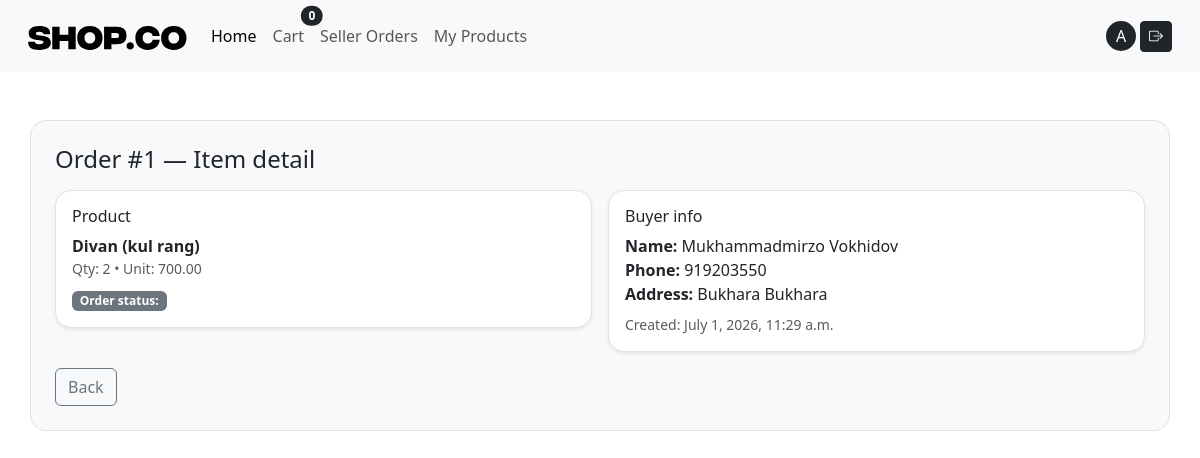
The page /seller/orders/item/1/ (signed in) on the database as committed earlier.
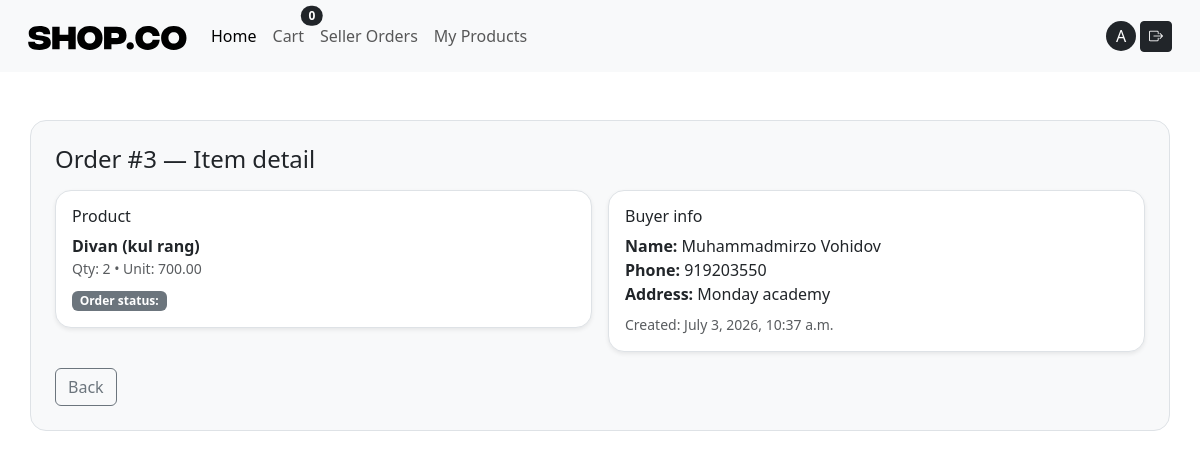
The same page on the database as committed later.
### orders/models.py (models this page shows, shortened)
class OrderItem(models.Model):
   STATUS_NEW = "new"  # yangi buyurtma
   STATUS_PROCESSING = "processing"  # tayyorlanmoqda
   STATUS_DELIVERED = "delivered"  # yetkazildi
   STATUS_CANCELED = "canceled"  # bekor qilindi
   STATUS_CHOICES = [
       (STATUS_NEW, "New"),
       (STATUS_PROCESSING, "Processing"),
       (STATUS_DELIVERED, "Delivered"),
       (STATUS_CANCELED, "Canceled"),
   ]
   order = models.ForeignKey(  # qaysi orderga tegishli
       Order, on_delete=models.CASCADE, related_name="items")
   product = models.ForeignKey(Product,
       on_delete=models.PROTECT,  # order bo‘lsa product o‘chib ketmasin (tarix saqlansin)
       related_name="order_items")
   seller = models.ForeignKey(  # buyurtma qaysi sotuvchiga borishini ajratish uchun
       settings.AUTH_USER_MODEL,
       on_delete=models.PROTECT,
       related_name="sold_items")
   qty = models.PositiveIntegerField(default=1)  # soni
   unit_price = models.DecimalField(max_digits=12, decimal_places=2, default=Decimal("0.00"))  # bitta narx
   status = models.CharField(max_length=20, choices=STATUS_CHOICES, default=STATUS_NEW)  # order holati

class Order(models.Model):
   user = models.ForeignKey(  # buyurtma egasi (xaridor)
       settings.AUTH_USER_MODEL,
       on_delete=models.CASCADE,
       related_name="orders"
   )
   full_name = models.CharField(max_length=120)  # checkoutdagi ism-familiya
   phone = models.CharField(max_length=30)  # telefon
   address = models.TextField()  # manzil (sodda variant)
   delivery_method = models.CharField(max_length=50, default="standard")  # yetkazish turi
   note = models.TextField(blank=True)  # izoh (ixtiyoriy)
   created_at = models.DateTimeField(auto_now_add=True)  #yaratilgan vaqt

### catalog/models.py (models this page shows, shortened)
class Product(models.Model):
    seller = models.ForeignKey(settings.AUTH_USER_MODEL, on_delete=models.CASCADE, related_name="products")
    category = models.ForeignKey(Category, on_delete=models.SET_NULL, null=True, blank=True, related_name="products")
    name = models.CharField(max_length=200)
    slug = models.SlugField(max_length=220, unique=True)
    price = models.DecimalField(max_digits=12, decimal_places=2)
    short_description = models.CharField(max_length=255, blank=True)
    description = models.TextField(blank=True)
    stock = models.PositiveIntegerField(default=0)
    is_active = models.BooleanField(default=True)
    main_image = models.ImageField(upload_to="products/main/", blank=True, null=True)
    created_at = models.DateTimeField(auto_now_add=True)

### orders/views.py (the view)
# urls.py: path("seller/orders/item/<int:pk>/", views.SellerOrderItemDetailView.as_view(), name="seller_order_item_detail"),
class SellerOrderItemDetailView(SellerRequiredMixin, DetailView):
   model = OrderItem
   template_name = "orders/seller/order_item_detail.html"
   context_object_name = "item"
   def get_queryset(self):
       return (
           OrderItem.objects
           .filter(seller=self.request.user)
           .select_related("order", "product", "order__user")
       )

### cart/context_processors.py (called while the page is built)
def cart(request):
    if request.user.is_authenticated:
        cart, _ = Cart.objects.get_or_create(user=request.user)
        return {'cart': cart}
    return {'cart': None}

### cart/models.py (called while the page is built)
   def total_qty(self):
       return sum(item.qty for item in self.items.all())

### orders/mixins.py (called while the page is built)
   def test_func(self):
       user = self.request.user
       return user.is_authenticated and getattr(user, "role", None) == "SELLER"

### templates/orders/seller/order_item_detail.html (shortened to what this page needs)
{% extends "base.html" %}
{% block content %}
<div class="container border rounded p-4 my-5 rounded-4 bg-light">
<h1 class="h4 mb-3">Order #{{ item.order.id }} — Item detail</h1>
<div class="row g-3">
 <div class="col-lg-6">
   <div class="card shadow-sm border rounded-4">
     <div class="card-body">
       <h2 class="h6 mb-2">Product</h2>
       <div class="fw-semibold">{{ item.product.name }}</div>
       <div class="text-muted small">Qty: {{ item.qty }} • Unit: {{ item.unit_price }}</div>
       <div class="mt-2"><span class="badge bg-secondary">Order status: {{ item.order.status }}</span></div>
     </div></div> </div>
 <div class="col-lg-6">
   <div class="card shadow-sm border rounded-4">
     <div class="card-body">
       <h2 class="h6 mb-2">Buyer info</h2>
       <div><strong>Name:</strong> {{ item.order.full_name }}</div>
       <div><strong>Phone:</strong> {{ item.order.phone }}</div>
       <div><strong>Address:</strong> {{ item.order.address }}</div>
       <div class="text-muted small mt-2">Created: {{ item.order.created_at }}</div></div></div></div></div>
<a class="btn btn-outline-secondary mt-3" href="{% url 'seller_order_items' %}">Back</a>
     </div>
{% endblock %}

Rows that differ between the two databases and show on the page:
changed OrderItem "Divan (kul rang)": order.id "1" → "3"; order.full_name "Mukhammadmirzo Vokhidov" → "Muhammadmirzo Vohidov"; order.address "Bukhara Bukhara" → "Monday academy"; order.created_at "July 1, 2026, 11:29 a.m." → "July 3, 2026, 10:37 a.m."
